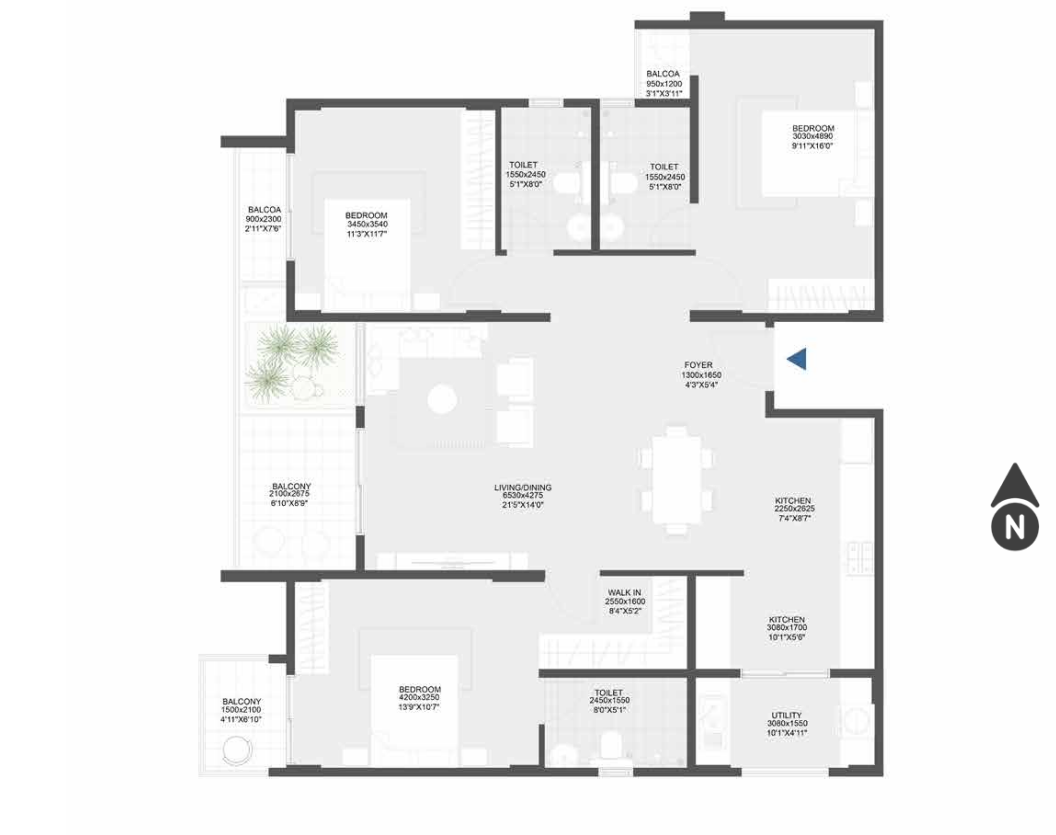
#> input picture image.png, 1056 x 835 px
$ python hough_vectorize.py ../../image.png ../../image.png
#> lines starting #> are read from the running program, lines starting #| are printed output that depends on the picture; after the words box and inside, x2 and y2 are one past the last pixel; in counts of white or black regions, pixels touching at a corner belong together
"""hough_vectorize.py
------------------
Vectorize the CLEAN free-space floorplan into straight wall lines with Hough.

Earlier Hough attempts (rescue2 etc) ran on noisy raw-point binary images and
struggled. The fix is to feed Hough the ACCURATE top-down flow's output --
the free-space carved wall mask (walls_mask.png), which is already clean,
solid, and gap-free. Skeletonize it to wall centerlines, run HoughLinesP,
snap near-axis segments to exact Manhattan H/V, and merge collinear runs ->
a clean CAD-style vector floorplan (+ SVG export).

Usage:
  venv311\\Scripts\\python.exe scripts\\experiments\\hough_vectorize.py <walls_mask.png> <out_dir>
"""
import sys
import time
from pathlib import Path

import numpy as np
import cv2

try:
    from skimage.morphology import skeletonize
except Exception:
    skeletonize = None


def log(msg):
    print(f"[{time.strftime('%H:%M:%S')}] {msg}", flush=True)


def snap_and_merge(lines, angle_tol_deg=8, merge_gap_px=14, coord_tol_px=6):
    """Snap near-horizontal/vertical segments to exact axes, then merge
    collinear ones that share a row/col and overlap or nearly touch."""
    hsegs, vsegs = [], []
    for x1, y1, x2, y2 in lines:
        ang = np.degrees(np.arctan2(y2 - y1, x2 - x1)) % 180
        if min(ang, 180 - ang) <= angle_tol_deg:            # horizontal
            yy = int(round((y1 + y2) / 2))
            hsegs.append([min(x1, x2), max(x1, x2), yy])
        elif abs(ang - 90) <= angle_tol_deg:                # vertical
            xx = int(round((x1 + x2) / 2))
            vsegs.append([min(y1, y2), max(y1, y2), xx])

    def merge(segs):
        segs = sorted(segs, key=lambda s: (s[2], s[0]))
        out = []
        for a0, a1, c in segs:
            placed = False
            for m in out:
                if abs(m[2] - c) <= coord_tol_px and a0 <= m[1] + merge_gap_px and a1 >= m[0] - merge_gap_px:
                    m[0] = min(m[0], a0); m[1] = max(m[1], a1)
                    m[2] = int(round((m[2] + c) / 2))
                    placed = True
                    break
            if not placed:
                out.append([a0, a1, c])
        return out

    return merge(hsegs), merge(vsegs)


def main(mask_path, out_dir):
#> called with mask_path = '../../image.png', out_dir = '../../image.png'
    out_dir = Path(out_dir)
    out_dir.mkdir(parents=True, exist_ok=True)
    mask = cv2.imread(str(mask_path), cv2.IMREAD_GRAYSCALE)
#> mask: shape (835, 1056); min 29, max 255, mean 239.6
    if mask is None:
        log(f"could not read {mask_path}"); return
    _, binm = cv2.threshold(mask, 40, 255, cv2.THRESH_BINARY)
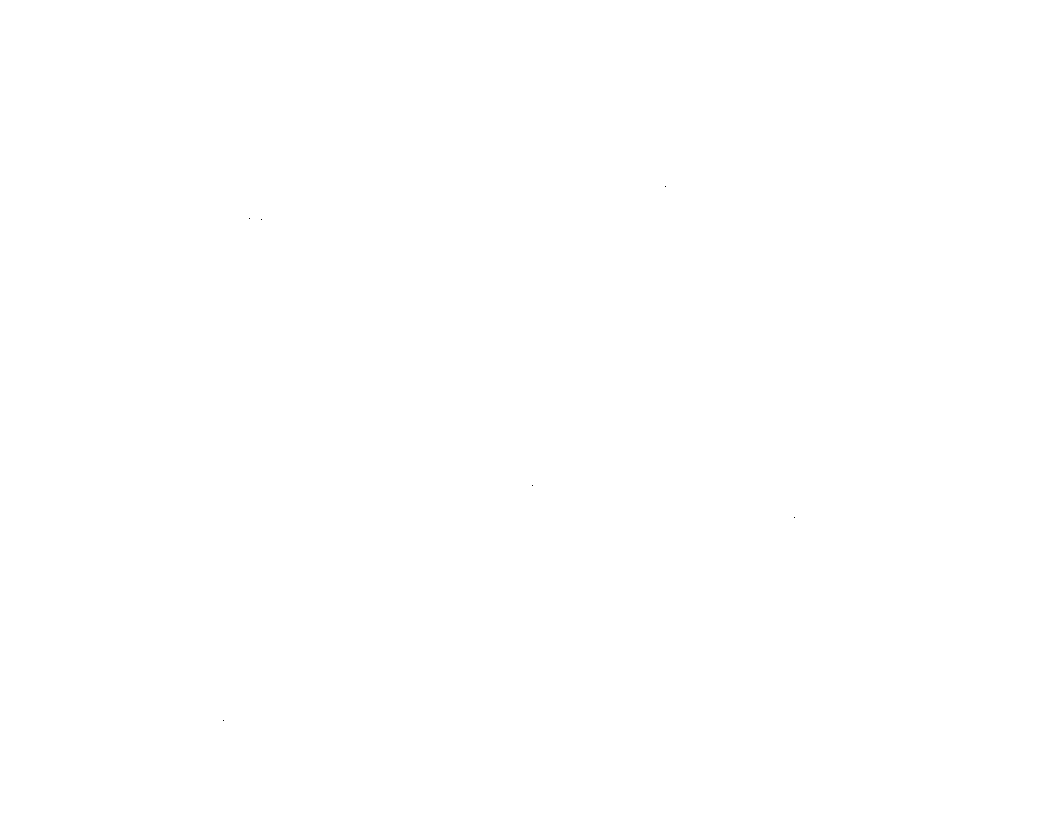
#> binm: shape (835, 1056); 100% white; black in thin lines or dots, all inside (x1, y1, x2, y2) = (223, 186, 795, 721)
    log(f"mask {binm.shape}, {int((binm>0).mean()*100)}% wall")

    # centerlines: skeletonize the thick wall mask so Hough sees 1px lines
    if skeletonize is not None:
        skel = skeletonize(binm > 0).astype(np.uint8) * 255
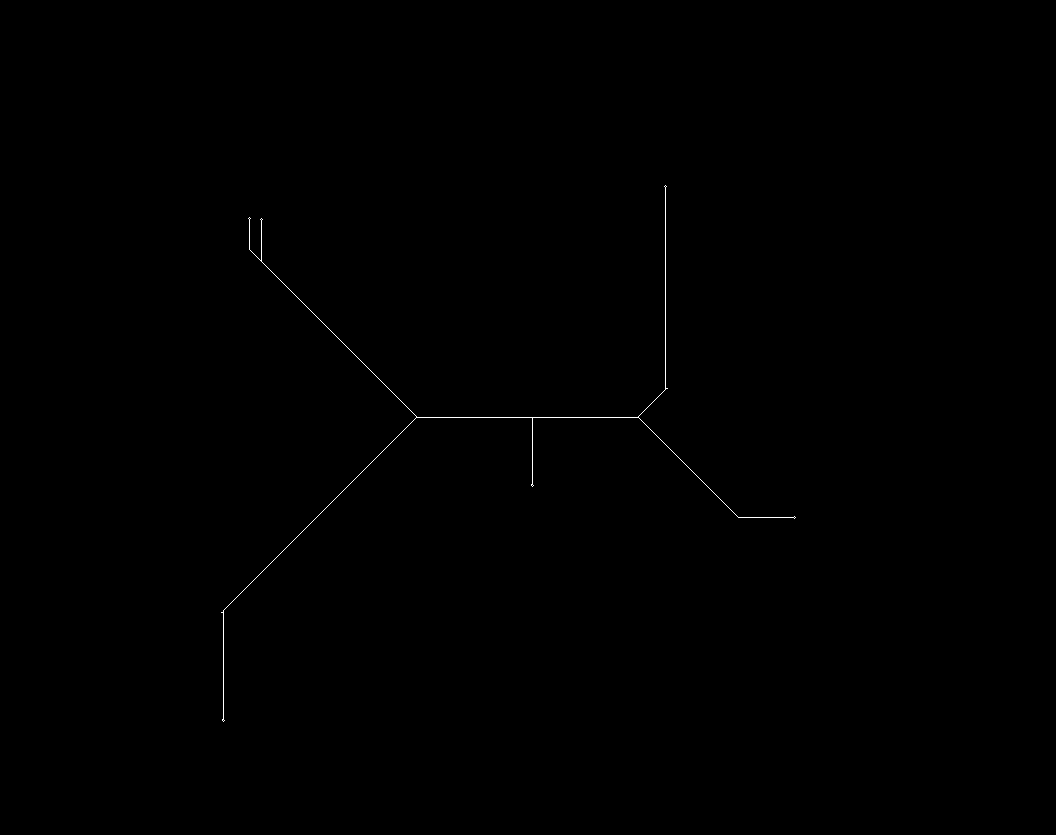
#> skel: shape (835, 1056); 0.14% white in thin lines or dots, all inside (x1, y1, x2, y2) = (221, 185, 796, 722)
    else:
        skel = cv2.ximgproc.thinning(binm) if hasattr(cv2, "ximgproc") else binm
    cv2.imwrite(str(out_dir / "hv_skeleton.png"), skel)

    lines = cv2.HoughLinesP(skel, 1, np.pi / 180, threshold=30,
                            minLineLength=25, maxLineGap=12)
#> lines = [[221, 612, 416, 417], [665, 389, 665, 185], [417, 417, 638, 417], [249, 249, 416, 416], [223, 721, 223, 611], [639, 418, 738, 517], [532, 486, 532, 418], [739, 517, 795, 517], [261, 260, 261, 218], [249, 248, 249, 217]]
    n_raw = 0 if lines is None else len(lines)
#> n_raw = 10
    hsegs, vsegs = ([], [])
    if lines is not None:
        hsegs, vsegs = snap_and_merge(lines.reshape(-1, 4))
#> the loop in snap_and_merge, `for x1, y1, x2, y2 in lines:` made 10 passes
#> (x1, y1, x2, y2, ang, xx) on passes 2, 5, 7, 9, 10: (665, 389, 665, 185, 90, 665), (223, 721, 223, 611, 90, 223), (532, 486, 532, 418, 90, 532), (261, 260, 261, 218, 90, 261), (249, 248, 249, 217, 90, 249)
#> (x1, y1, x2, y2, ang, yy) on passes 3, 8: (417, 417, 638, 417, 0, 417), (739, 517, 795, 517, 0, 517)
#> after the loop in snap_and_merge, `for x1, y1, x2, y2 in lines:`: hsegs = [[417, 638, 417], [739, 795, 517]]; vsegs = [[185, 389, 665], [611, 721, 223], [418, 486, 532], [218, 260, 261], [217, 248, 249]]
#> in merge, `segs = sorted(segs, key=lambda s: (s[2], s[0]))`: segs = [[417, 638, 417], [739, 795, 517]]
#> the loop in merge, `for a0, a1, c in segs:` made 2 passes
#> after the loop in merge, `for a0, a1, c in segs:`: m = [417, 638, 417]; out = [[417, 638, 417], [739, 795, 517]]
#> the loop in merge (call 2), `for a0, a1, c in segs:` made 5 passes
#> hsegs = [[417, 638, 417], [739, 795, 517]]; vsegs = [[611, 721, 223], [217, 248, 249], [218, 260, 261], [418, 486, 532], [185, 389, 665]]
    log(f"Hough: {n_raw} raw segments -> {len(hsegs)} H + {len(vsegs)} V merged wall lines")

    # render clean vector floorplan (lines over faint mask)
    canvas = cv2.merge([binm // 5] * 3)
    for a0, a1, y in hsegs:
        cv2.line(canvas, (a0, y), (a1, y), (0, 235, 0), 2, cv2.LINE_AA)
#> this loop made 2 passes
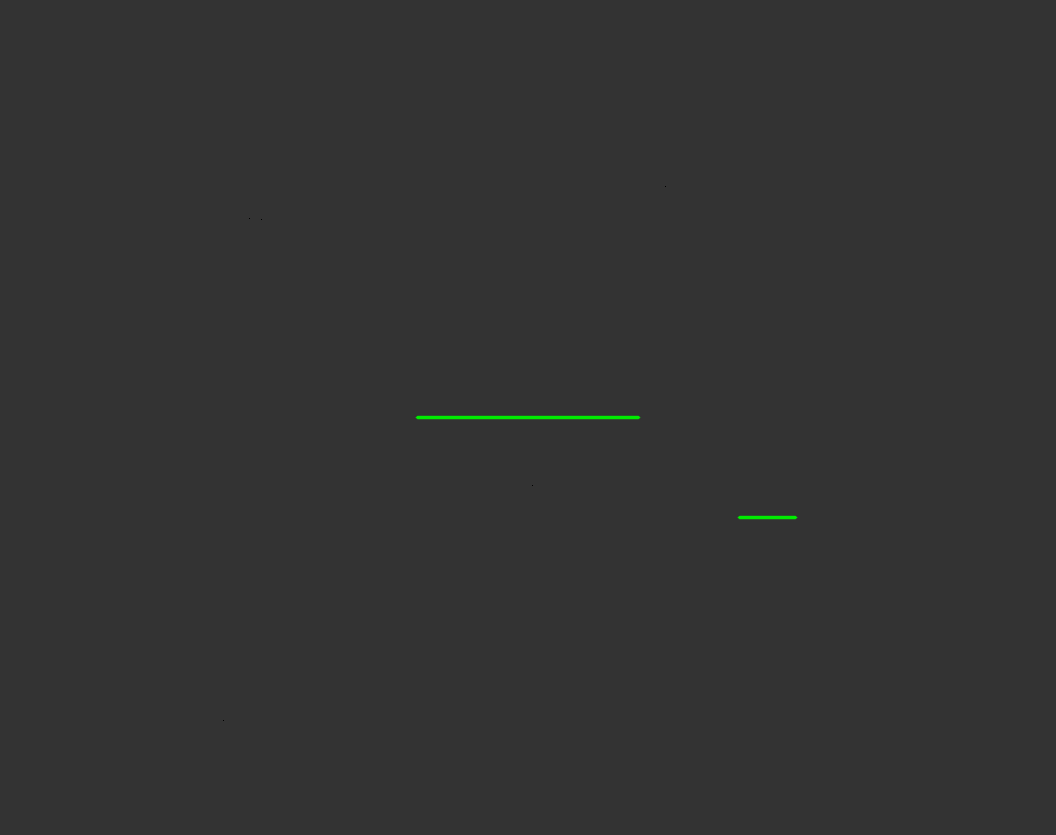
#> canvas: shape (835, 1056, 3); mean of channels 0, 1, 2 50.9, 51.2, 50.9; drawn as B, G, R
    for a0, a1, x in vsegs:
        cv2.line(canvas, (x, a0), (x, a1), (0, 235, 0), 2, cv2.LINE_AA)
#> this loop made 5 passes
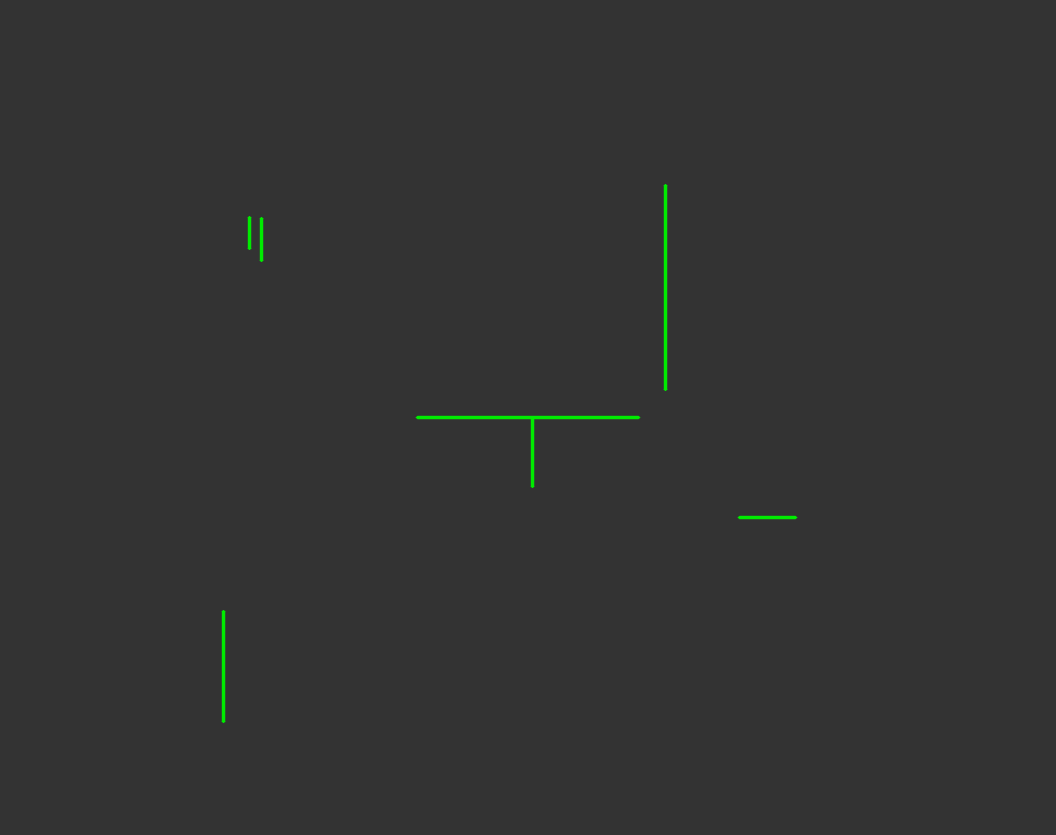
#> canvas: shape (835, 1056, 3); 0.27% of pixels changed, all inside (x1, y1, x2, y2) = (221, 184, 668, 724); drawn as B, G, R
    cv2.putText(canvas, f"Hough-vectorized floorplan from free-space walls: "
                        f"{len(hsegs)+len(vsegs)} straight wall lines",
               (10, 24), cv2.FONT_HERSHEY_SIMPLEX, 0.5, (255, 255, 255), 1, cv2.LINE_AA)
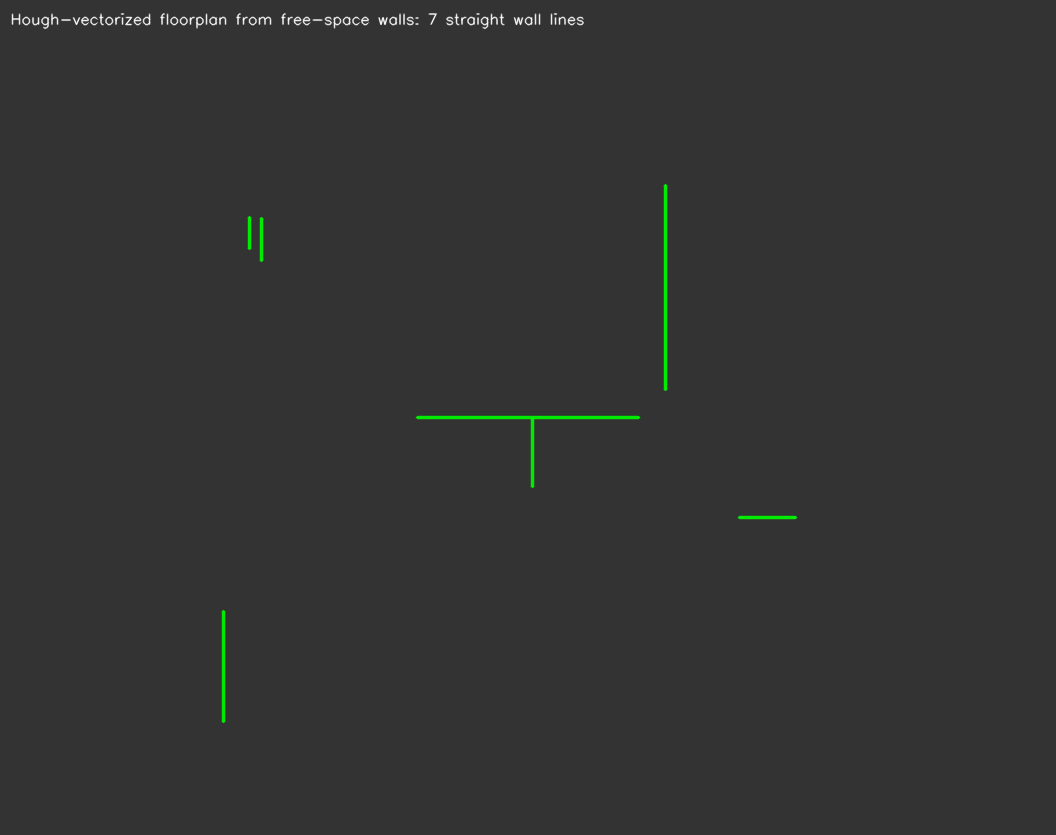
#> canvas: shape (835, 1056, 3); 0.4% of pixels changed, all inside (x1, y1, x2, y2) = (11, 13, 585, 30); drawn as B, G, R
    cv2.imwrite(str(out_dir / "hough_vector_floorplan.png"), canvas)

    # SVG export (CAD-ready straight lines)
    H, W = binm.shape
#> H = 835; W = 1056
    svg = [f'<svg xmlns="http://www.w3.org/2000/svg" width="{W}" height="{H}" '
           f'viewBox="0 0 {W} {H}"><rect width="{W}" height="{H}" fill="white"/>']
    for a0, a1, y in hsegs:
        svg.append(f'<line x1="{a0}" y1="{y}" x2="{a1}" y2="{y}" stroke="black" stroke-width="3"/>')
#> after the loop, svg = 3 items
    for a0, a1, x in vsegs:
        svg.append(f'<line x1="{x}" y1="{a0}" x2="{x}" y2="{a1}" stroke="black" stroke-width="3"/>')
#> after the loop, svg = 8 items
    svg.append("</svg>")
    (out_dir / "hough_vector_floorplan.svg").write_text("\n".join(svg))
    log(f"wrote hough_vector_floorplan.png + .svg + hv_skeleton.png -> {out_dir}")


if __name__ == "__main__":
    main(sys.argv[1], sys.argv[2])
